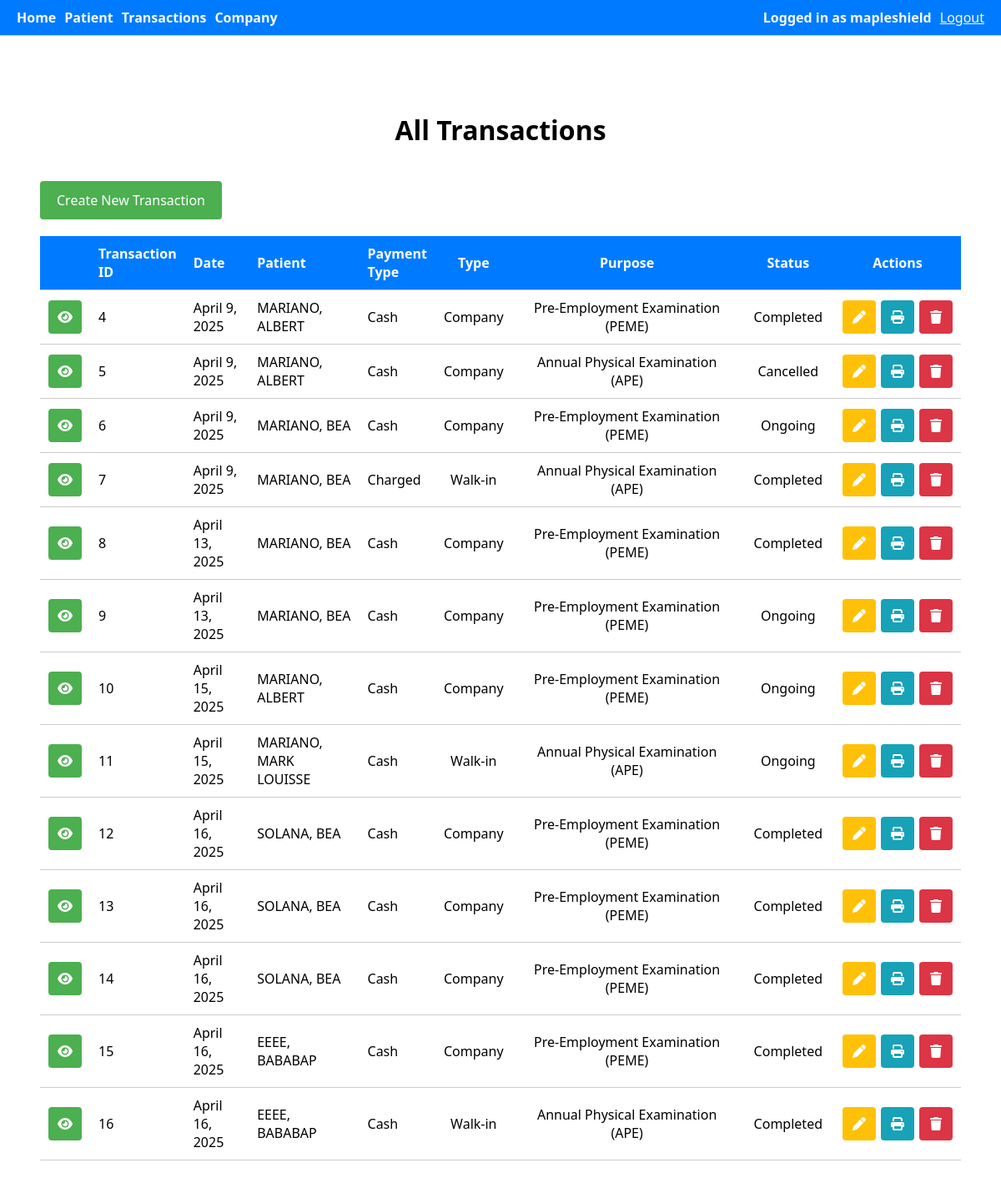
/transactions/transaction/list/ (signed in), run on an earlier commit of the app's database.
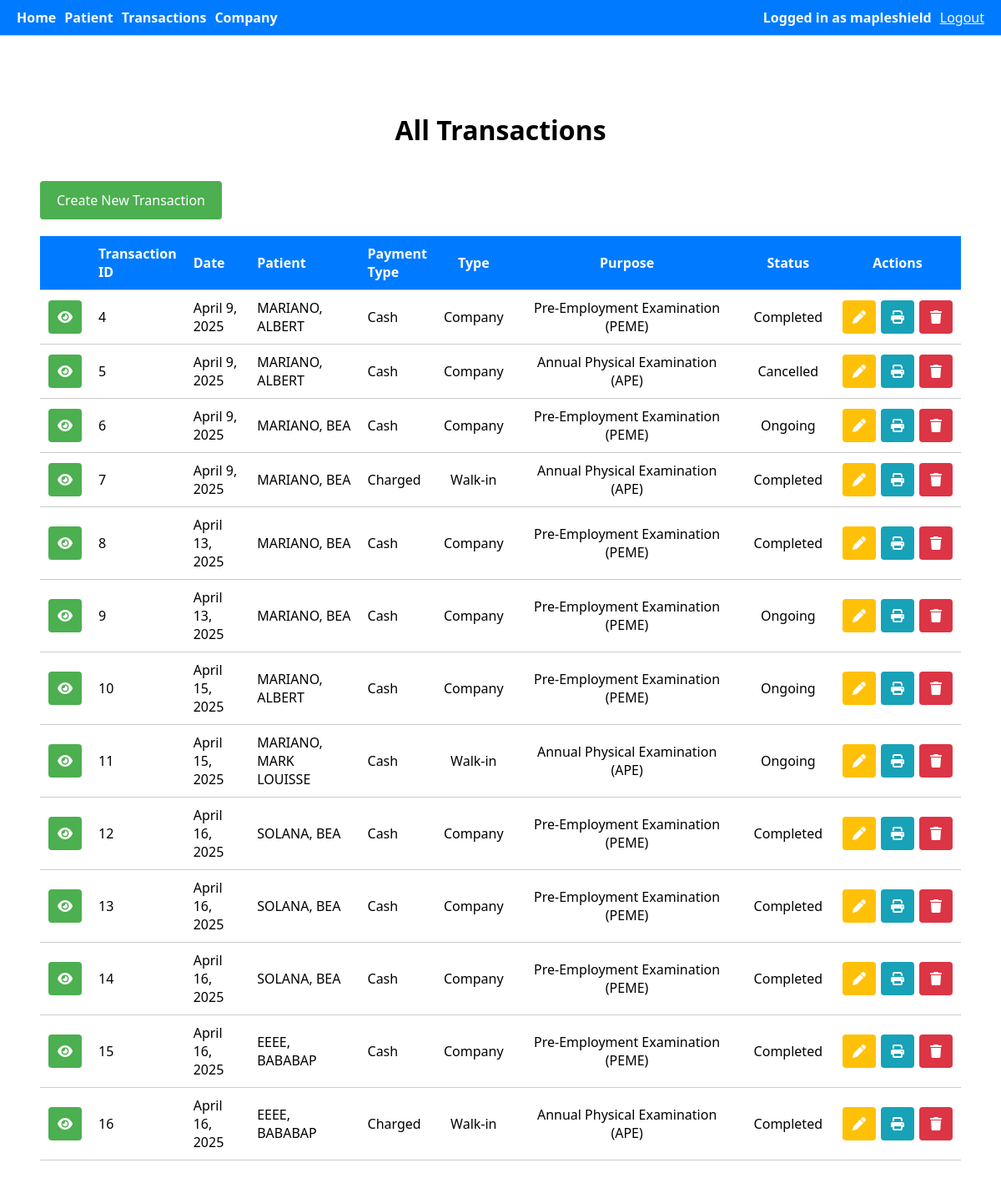
And on a later commit of the database.
### transactions/models.py (models this page shows, shortened)
class Transaction(models.Model):
    GENDER_CHOICES = [
        ('M', 'Male'),
        ('F', 'Female'),
        ('O', 'Other'),
    ]
    PAYMENT_TYPE_CHOICES = [
        ('Cash', 'Cash'),
        ('Charged', 'Charged')
    ]
    TRANSACTION_TYPE_CHOICES = [
        ('Company', 'Company'),
        ('Walk-in', 'Walk-in')
    ]
    TRANSACTION_PURPOSE_CHOICES = [
        ('Pre-Employment Examination (PEME)', 'Pre-Employment Examination (PEME)'),
        ('Annual Physical Examination (APE)', 'Annual Physical Examination (APE)'),
        ('Other Test', 'Other Test')
    ]
    TRANSACTION_STATUS_CHOICES = [
        ('Ongoing', 'Ongoing'),
        ('Cancelled', 'Cancelled'),
        ('Completed', 'Completed'),
    ]
    DISCOUNT_TYPE_CHOICES = [
        ('Philhealth', 'Philhealth'),
        ('Senior Citizen', 'Senior Citizen'),
        ('PWD', 'PWD'),
        ('Package Exclusion', 'Package Exclusion'),
        ('No Discount', 'No Discount')
    ]
    address = models.TextField()
    contact_no = models.CharField(max_length=11)
    age = models.PositiveIntegerField()
    patient = models.ForeignKey(Patient, on_delete=models.CASCADE, related_name='transactions')
    payment_type = models.CharField(max_length=25, choices=PAYMENT_TYPE_CHOICES)
    transaction_type = models.CharField(max_length=25, choices=TRANSACTION_TYPE_CHOICES)
    company = models.ForeignKey(Company, on_delete=models.CASCADE, related_name='transactions')
    transaction_purpose = models.CharField(max_length=50, choices=TRANSACTION_PURPOSE_CHOICES)
    has_drug_test = models.BooleanField(default=False)
    custody_control_form_submitted = models.BooleanField(default=False)
    transaction_date = models.DateField(auto_now_add=True)
    transaction_time = models.TimeField(auto_now_add=True)
    transaction_status = models.CharField(max_length=50, choices=TRANSACTION_STATUS_CHOICES)
    discount_type = models.CharField(max_length=25, choices=DISCOUNT_TYPE_CHOICES, default='No Discount')
    discount_rate = models.PositiveIntegerField(default=0)
    discounted_total = models.PositiveIntegerField(default=0)
    transaction_total = models.PositiveIntegerField(default=0)
    objects = TransactionManager()

### patients/models.py (models this page shows, shortened)
class Patient(models.Model):
    GENDER_CHOICES = [
        ('M', 'Male'),
        ('F', 'Female'),
        ('O', 'Other'),
    ]
    first_name = models.CharField(max_length=100)
    middle_name = models.CharField(max_length=100, default='NO_MIDDLE_NAME')
    last_name = models.CharField(max_length=100)
    gender = models.CharField(max_length=1, choices=GENDER_CHOICES)
    date_of_birth = models.DateField()
    created_at = models.DateTimeField(auto_now_add=True)
    updated_at = models.DateTimeField(auto_now=True)

### transactions/views.py (the view)
# urls.py: path('transaction/list/', views.TransactionListView.as_view(), name='transaction_list'),
@method_decorator(login_required, name='dispatch')
class TransactionListView(ListView):
    model = Transaction
    template_name = 'transactions/transaction_list.html'
    context_object_name = 'transactions'

### companies/models.py (called while the page is built)
    def __str__(self):
        return f"{self.company_name}"

### transactions/templates/transactions/transaction_list.html (shortened to what this page needs)
{% extends 'base.html' %}
{% load static %}
{% block content %}
<h1>All Transactions</h1>
<div class="header" style="display: flex; align-items: center; margin-bottom: 20px;">
    <a href="{% url 'transaction_new' %}" class="btn">Create New Transaction</a>
</div>
{% if transactions %}
<table>
    <thead>
        <tr>
            <th></th>
            <th class="col-transaction-id">Transaction ID</th>
            <th>Date</th>
            <th>Patient</th>
            <th style="width: 6%;">Payment Type</th>
            <th style="width: 6%;">Type</th>
            <th style="width: 25%;">Purpose</th>
            <th>Status</th>
            <th>Actions</th>
        </tr>
    </thead>
    <tbody>
        {% for transaction in transactions %}
        <tr data-transaction-id="{{ transaction.id }}" data-patient-id="{{ transaction.patient.id }}" data-patient-name="{{ transaction.patient.last_name }}, {{ transaction.patient.first_name }}" data-contact="{{ transaction.contact_no }}" data-payment-type="{{ transaction.get_payment_type_display }}" data-transaction-type="{{ transaction.get_transaction_type_display }}" data-company="{{ transaction.company }}" data-purpose="{{ transaction.get_transaction_purpose_display }}" data-transaction-date="{{ transaction.transaction_date }}" data-transaction-time="{{ transaction.transaction_time }}" data-transaction-status="{{ transaction.get_transaction_status_display }}" data-discount-type="{{ transaction.discount_type }}" data-discount-rate="₱ {{ transaction.discount_rate }}" data-transaction-total="₱ {{ transaction.transaction_total }}" data-discounted-total="₱ {{ transaction.discounted_total }}" data-test-details="{% for tt in transaction.transaction_tests.all %}{{ tt.test.test_name }} - ₱{{ tt.test_price }}{% if not forloop.last %}, {% endif %}{% endfor %}">
            <td><a href="{% url 'transaction_detail' transaction.id %}" class="btn-view btn-action" title="View"><i class="fas fa-eye"></i></a></td>
            <td class="col-transaction-id">{{ transaction.id }}</td>
            <td>{{ transaction.transaction_date }}</td>
            <td>{{ transaction.patient.last_name }}, {{ transaction.patient.first_name }}</td>
            <td style="width: 6%;">{{ transaction.payment_type }}</td>
            <td style="width: 6%;">{{ transaction.transaction_type }}</td>
            <td style="width: 25%;">{{ transaction.transaction_purpose }}</td>
            <td id="transaction-status-{{ transaction.id }}">{{ transaction.transaction_status }}</td>
            <td style="text-align: right;">
              <div class="action-group">
                <a href="{% url 'transaction_edit' transaction.id %}" class="btn-edit btn-action" title="Edit"><i class="fas fa-pen"></i></a>
                <a href="javascript:void(0)" onclick="printAcknowledgementReceipt({{ transaction.id }})" class="btn-print btn-action" title="Print"><i class="fas fa-print"></i></a>
                <a href="{% url 'transaction_delete' transaction.id %}" class="btn-delete btn-action" title="Delete"><i class="fas fa-trash"></i></a>
              </div>
            </td>
        </tr>
        {% endfor %}
    </tbody>
</table>
{% else %}
<p>No transactions registered yet.</p>
{% endif %}
{% endblock %}

What changed in the data, as far as the page shows it:
changed Transaction id 16: payment_type "Cash" → "Charged"
